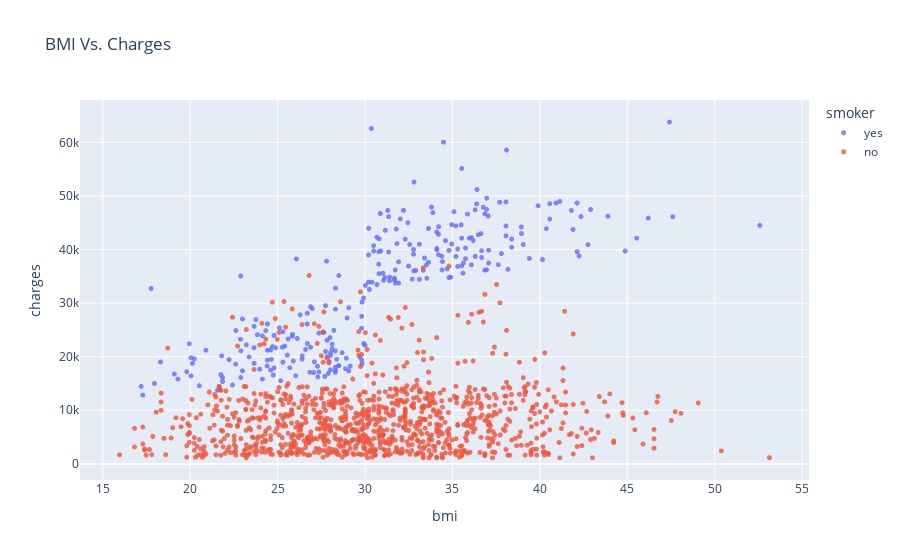

This figure's notebook cell:
### Markdown cell above
VISUALIZING CHARGES WITH RESPECT TO BMI in a scatter plot.
We also color the datapoint based on smoking status.

### Code cell
fig = px.scatter(medical_df,
                   x='bmi',
                   y='charges',
                #    marginal='box',
                   color='smoker',
                   opacity=0.8,
                   hover_data=['sex'],
                   title='BMI Vs. Charges')
fig.update_traces(marker_size=5)
fig.show()

### Figure 1 — Plotly figure (JSON) as saved in the notebook; plotly's stock layout.template omitted (floating-point values rounded to 4 significant figures; data arrays with more than 128 entries replaced by an {"elided": "..."} marker saying what was removed)
{"data": [{"customdata": {"elided": "274x1 str values"}, "hovertemplate": "smoker=yes<br>bmi=%{x}<br>charges=%{y}<br>sex=%{customdata[0]}<extra></extra>", "legendgroup": "yes", "marker": {"color": "#636efa", "opacity": 0.8, "size": 5, "symbol": "circle"}, "mode": "markers", "name": "yes", "showlegend": true, "type": "scattergl", "x": {"elided": "274 float values"}, "xaxis": "x", "y": {"elided": "274 float values"}, "yaxis": "y"}, {"customdata": {"elided": "1064x1 str values"}, "hovertemplate": "smoker=no<br>bmi=%{x}<br>charges=%{y}<br>sex=%{customdata[0]}<extra></extra>", "legendgroup": "no", "marker": {"color": "#EF553B", "opacity": 0.8, "size": 5, "symbol": "circle"}, "mode": "markers", "name": "no", "showlegend": true, "type": "scattergl", "x": {"elided": "1064 float values"}, "xaxis": "x", "y": {"elided": "1064 float values"}, "yaxis": "y"}], "layout": {"legend": {"title": {"text": "smoker"}, "tracegroupgap": 0}, "title": {"text": "BMI Vs. Charges"}, "xaxis": {"anchor": "y", "domain": [0, 1], "title": {"text": "bmi"}}, "yaxis": {"anchor": "x", "domain": [0, 1], "title": {"text": "charges"}}}}
